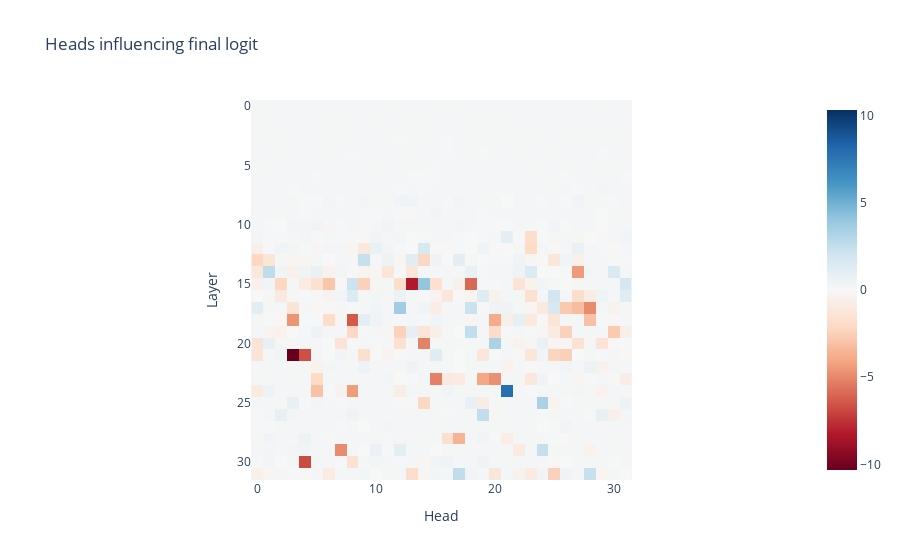

Notebook cell for this chart:
### Code cell
path = "./new_pp_exps/reverse/5_boxes/direct_logit_heads.pt"
logit_values = torch.load(path)

imshow(
    (logit_values - torch.mean(logit_values)) / torch.std(logit_values),
    title="Heads influencing final logit",
    yaxis_title="Layer",
    xaxis_title="Head",
)

direct_logit_heads = analysis_utils.compute_topk_components(torch.load(path), k=20, largest=False)
print(f"Head influencing final logit: {direct_logit_heads}")

### Figure 1 — Plotly figure (JSON) as saved in the notebook; plotly's stock layout.template omitted (floating-point values rounded to 4 significant figures; data arrays with more than 128 entries replaced by an {"elided": "..."} marker saying what was removed)
{"data": [{"coloraxis": "coloraxis", "hovertemplate": "x: %{x}<br>y: %{y}<br>color: %{z}<extra></extra>", "name": "0", "type": "heatmap", "xaxis": "x", "yaxis": "y", "z": {"elided": "32x32 float values"}}], "layout": {"coloraxis": {"cmid": 0, "colorscale": [[0, "rgb(103,0,31)"], [0.1, "rgb(178,24,43)"], [0.2, "rgb(214,96,77)"], [0.3, "rgb(244,165,130)"], [0.4, "rgb(253,219,199)"], [0.5, "rgb(247,247,247)"], [0.6, "rgb(209,229,240)"], [0.7, "rgb(146,197,222)"], [0.8, "rgb(67,147,195)"], [0.9, "rgb(33,102,172)"], [1, "rgb(5,48,97)"]]}, "title": {"text": "Heads influencing final logit"}, "xaxis": {"anchor": "y", "constrain": "domain", "domain": [0, 1], "scaleanchor": "y", "title": {"text": "Head"}}, "yaxis": {"anchor": "x", "autorange": "reversed", "constrain": "domain", "domain": [0, 1], "title": {"text": "Layer"}}}}
